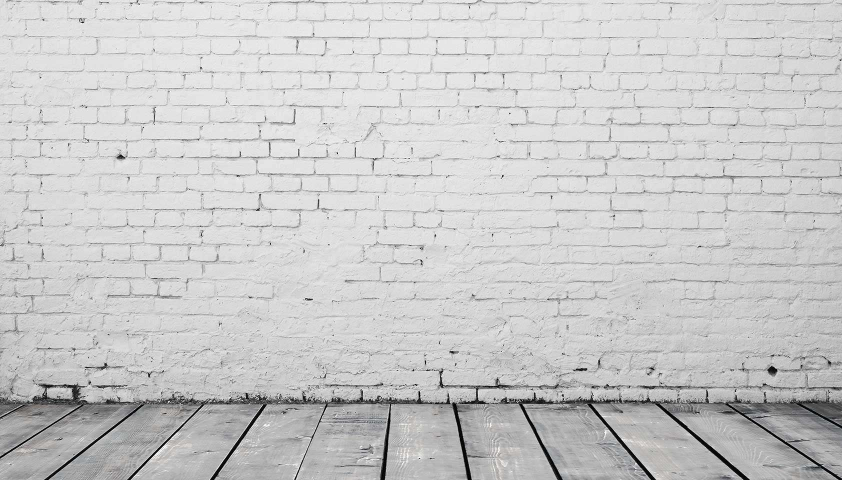
#> input picture images/3.jpg, 1684 x 960 px (shown at 1/2 size)
$ python save_cbvr_to_db.py
#> lines starting #> are read from the running program, lines starting #| are printed output that depends on the picture; after the words box and inside, x2 and y2 are one past the last pixel; in counts of white or black regions, pixels touching at a corner belong together; pictures that were not available may be replaced by others from this repository, and a replacement may not be noted
### CBVR_Extractors.py
import numpy as np
import cv2

class CBVR():
    @staticmethod
    def CBVR_Sequintial_Method(Video_Path):
        # Capture video from file
#> called with Video_Path = 'public/videos/3.jpg'
        cap = cv2.VideoCapture(Video_Path)
        # Create ref frame
        ret, ref_frame = cap.read()
#> ref_frame is the input picture: shape (960, 1684, 3); mean B, G, R 201.8, 201.8, 201.9
        ref_frame = cv2.resize(ref_frame, (600, 600))
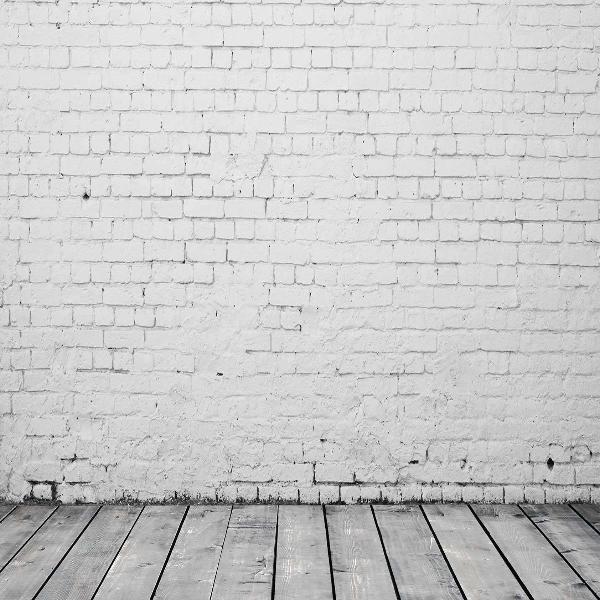
#> ref_frame: shape (600, 600, 3); mean B, G, R 201.7, 201.7, 201.8
        # Convert ref frame to hsv
        hsv_ref = cv2.cvtColor(ref_frame, cv2.COLOR_BGR2HSV)
#> hsv_ref: shape (600, 600, 3); mean H, S, V 2, 0.3, 201.8
        # Histogram of ref frame
        histogram_ref = cv2.calcHist([hsv_ref], [0,1], None, [180,256], [0,180,0,256])
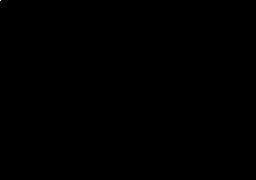
#> histogram_ref: shape (180, 256) float32; min 0, max 350536, mean 7.8; drawn with min black and max white
        cv2.normalize(histogram_ref, histogram_ref, alpha=0, beta=1, norm_type=cv2.NORM_MINMAX)
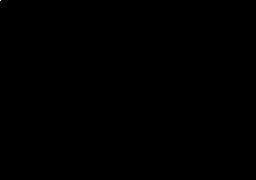
#> histogram_ref: shape (180, 256) float32; 1.51% of pixels changed, all inside (x1, y1, x2, y2) = (0, 0, 256, 177)

        Key_Frames_Histograms = []
        key_Frames=[]
        count = 0

        Key_Frames_Histograms.append(histogram_ref)
        key_Frames.append(ref_frame)
        #cv2.imwrite("frame%d.jpg" % count, ref_frame)

        while True:
            ret, frame = cap.read()
            if ret == True:
                # resize frame
                frame = cv2.resize(frame, (600, 600))
                # Convert next frame to hsv
                hsv = cv2.cvtColor(frame, cv2.COLOR_BGR2HSV)
                # Create histogram
                histogram = cv2.calcHist([hsv], [0, 1], None, [180, 256], [0, 180, 0, 256])
                cv2.normalize(histogram, histogram, alpha=0, beta=1, norm_type=cv2.NORM_MINMAX)
                # Calculate Key frames through histogram difference
                difference = cv2.compareHist(histogram, histogram_ref, cv2.HISTCMP_BHATTACHARYYA)
#> difference = 0
                if difference > 0.4:
                    # make the frame histogram be the  reference
                    histogram_ref = histogram
                    Key_Frames_Histograms.append(histogram)
                    key_Frames.append(frame)
                    # cv2.imwrite("frame%d.jpg" % count, frame)
                    count += 1

            else:
                break

        cap.release()
        cv2.destroyAllWindows()
        return np.array(Key_Frames_Histograms,dtype=np.float32),np.array(key_Frames,dtype=np.float32)
    # [9 lines left out: function NAIV_VideoSamalirity, not called in this run]

# Db_hist,_=CBVR.CBVR_Sequintial_Method('public/videos/30_Second_Animation.mp4')
# Test_hist,_=CBVR.CBVR_Sequintial_Method('public/videos/Rainy_Day_[short_30_sec_animation].mp4')
# print(CBVR.NAIV_VideoSamalirity(Test_hist,Db_hist))

### save_cbvr_to_db.py
import numpy as np
from CBVR_Extractors import CBVR
import cv2
import json
import sqlite3
import os

db_dir='cbvr_db.db'
conn= sqlite3.connect(db_dir)
c= conn.cursor()
c.execute('''CREATE TABLE Videos (
    name varchar(30),
    directory varchar(200),
    feature json
)''')

conn.commit()

src_dir= 'public/videos/'
dest_dir= 'videos/'
files = os.listdir(src_dir)

for file in files:
    indx= file.find('.')
    file_name= file[:indx]
    vid = os.path.join(src_dir,file)

    Db_hist,_= CBVR.CBVR_Sequintial_Method(vid)
    # create json
    b = {'histogram': Db_hist.tolist()}
    #file_path = os.path.join(des_dir,file_name+'.json') ## your path variable
    # json.dump(b, codecs.open(file_path, 'w', encoding='utf-8'), separators=(',', ':'), sort_keys=True, indent=4) ### this saves the array in .json format

    # save to db
    c.execute('''INSERT INTO Videos values (?,?,?)''',[file_name,os.path.join(dest_dir,file),json.dumps(b,separators=(',', ':'), sort_keys=True, indent=4)])
    conn.commit()

conn.close()

$ run again, on images/4.jpg
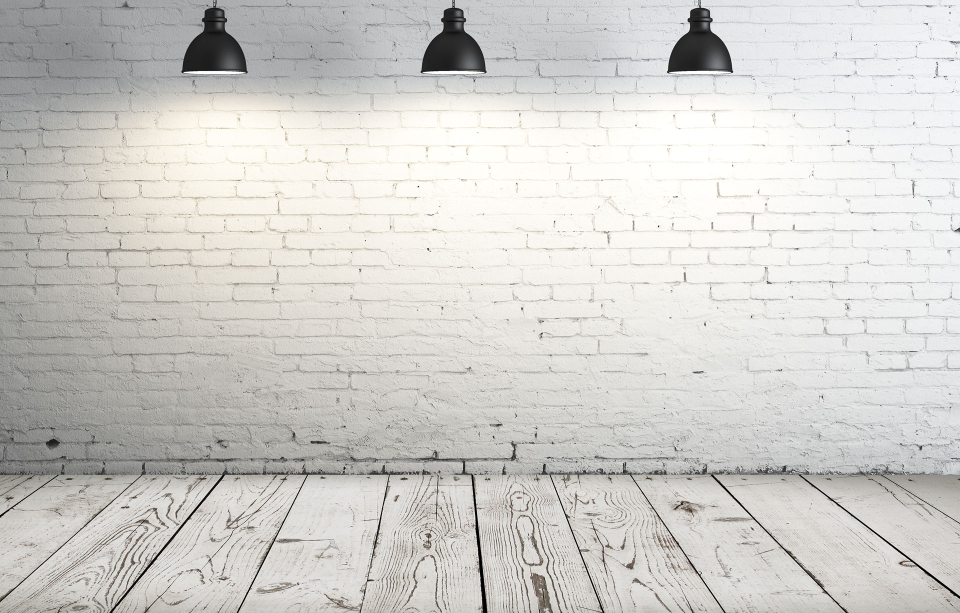
#> input picture images/4.jpg, 1920 x 1226 px (shown at 1/2 size)
#> in CBVR_Sequintial_Method, ref_frame is the input picture: shape (1226, 1920, 3); mean B, G, R 203.1, 206.8, 208.3
#> in CBVR_Sequintial_Method, `ref_frame = cv2.resize(ref_frame, (600, 600))`:
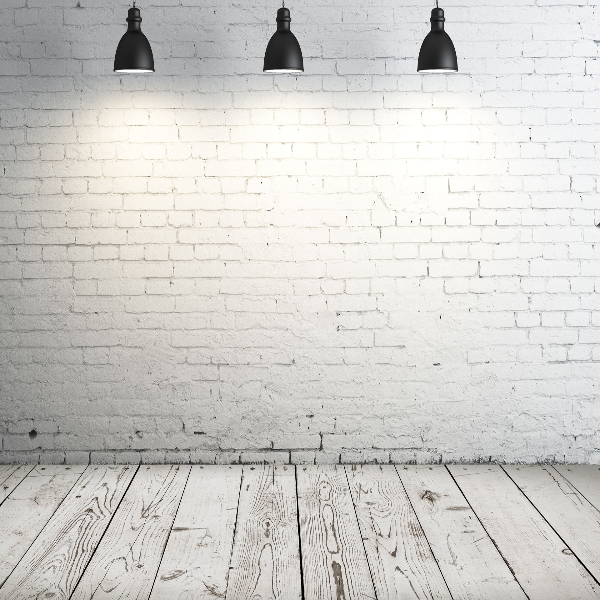
#> ref_frame: shape (600, 600, 3); mean B, G, R 203, 206.7, 208.2
#> hsv_ref: shape (600, 600, 3); mean H, S, V 37.8, 8.2, 208.8
#> difference = 0
